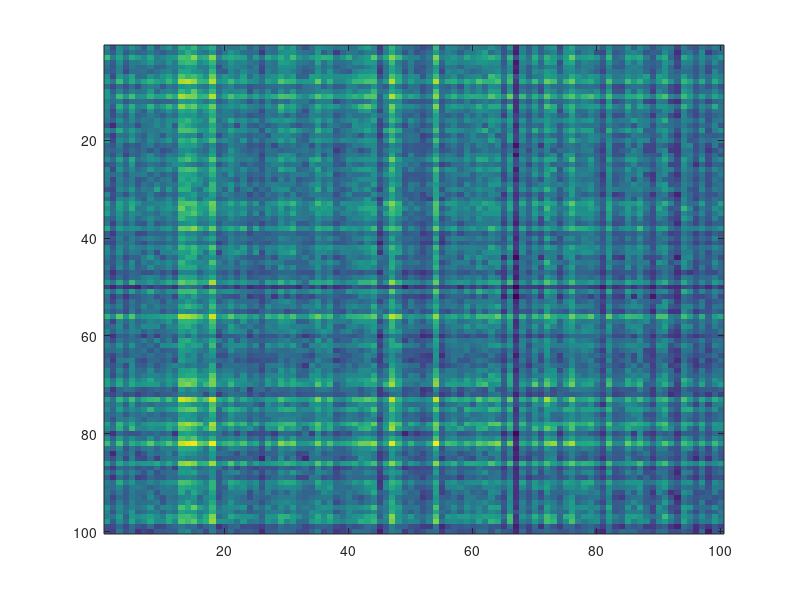

Write the MATLAB code that produced this figure. (Note: this script raises an error after producing the figure.)
clear; close all; clc;

% 行列のサイズ
I = 100; % Xの行数
J = 100; % Xの列数
K = 10; % 基底数

% パラメータ
nItr = 1000; % 更新式の反復回数

% 非負観測行列の生成
trueW = rand(I, K); % 非負乱数（開区間(0, 1)）
trueH = rand(K, J); % 非負乱数（開区間(0, 1)）
X = trueW * trueH; % ランクKの非負観測行列

% Xの表示
figure; imagesc(X);

% NMF変数の乱数初期化
W = rand(I, K);
H = rand(K, J);

% ------ Eu-NMF ------
% コスト関数値格納行列定義
cost_EuNMF = zeros(nItr + 1,1);
W_Eu = W;
H_Eu = H;

% コスト関数値の初期値格納(フロベニウスノルムの二乗値計算)
err = X - W_Eu*H_Eu;
traceErr = sum(err.*err, 'all');
cost_EuNMF(1) = sqrt(traceErr);

% 正規化によるWHが変化しないことの確認
cntErr = 0;

% Eu-NMFの更新式
for iItr = 1:nItr
    W_Eu = W_Eu .* ( (X*H_Eu.') ./ (W_Eu*(H_Eu*H_Eu.')) );
    H_Eu = H_Eu .* ( (W_Eu.'*X) ./ ((W_Eu.'*W_Eu)*H_Eu) );    
    
    % WHが変化しないことの確認
    prevWH = W_Eu*H_Eu;

    % Wの列毎に正規化係数を計算（列の総和）
    % todo
    nomalC_Eu = sum(W_Eu,1);

    % Wに正規化係数を適用
    % todo
    W_Eu = W_Eu ./ nomalC_Eu;
       
    % Hに正規化係数を適用
    % todo
    for i = 1:K
        for j = 1:J
            H_Eu(i,j) = nomalC_Eu(i) * H_Eu(i,j);
        end
    end

    % WHが変化しないことの確認
    nomalWH_Eu = W_Eu*H_Eu;
    if(nomalWH_Eu - prevWH > 10^-15)
        cntErr = cntErr + 1;
    end

    % フロベニウスノルムの二乗値計算
    err = X - nomalWH_Eu;
    traceErr = sum(err.*err, 'all');
    cost_EuNMF(iItr+1) = sqrt(traceErr);
end

% 近似された観測行列の表示
Xhat_Eu = nomalWH_Eu;
figure; imagesc(Xhat_Eu);

% コスト関数値のグラフ描画(線形)
figure; plot(cost_EuNMF);
xlabel("反復回数", "FontSize", 14);
ylabel("コスト関数値(線形軸)", "FontSize", 14);

% コスト関数値のグラフ描画(対数軸)
figure; semilogy(cost_EuNMF);
xlabel("反復回数", "FontSize", 14);
ylabel("コスト関数値(対数軸)", "FontSize", 14);
err = X - W_IS*H_IS;
traceErr = sum(err.*err, 'all');
cost_ISNMF(1) = sqrt(traceErr);
